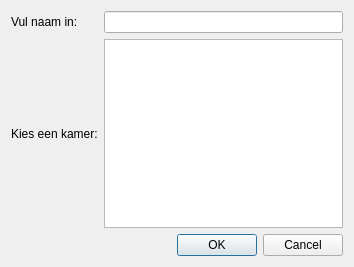
<?xml version="1.0" encoding="UTF-8"?>
<ui version="4.0">
 <class>NewMemberDialog</class>
 <widget class="QDialog" name="NewMemberDialog">
  <property name="geometry">
   <rect>
    <x>0</x>
    <y>0</y>
    <width>354</width>
    <height>267</height>
   </rect>
  </property>
  <property name="windowTitle">
   <string>Nieuw huisgenoot</string>
  </property>
  <layout class="QGridLayout" name="gridLayout">
   <item row="0" column="0">
    <widget class="QLabel" name="label">
     <property name="text">
      <string>Vul naam in:</string>
     </property>
    </widget>
   </item>
   <item row="2" column="1">
    <widget class="QDialogButtonBox" name="buttonBox">
     <property name="orientation">
      <enum>Qt::Horizontal</enum>
     </property>
     <property name="standardButtons">
      <set>QDialogButtonBox::Cancel|QDialogButtonBox::Ok</set>
     </property>
    </widget>
   </item>
   <item row="0" column="1">
    <widget class="QLineEdit" name="tName"/>
   </item>
   <item row="1" column="0">
    <widget class="QLabel" name="label_2">
     <property name="text">
      <string>Kies een kamer:</string>
     </property>
    </widget>
   </item>
   <item row="1" column="1">
    <widget class="QListWidget" name="lRooms">
     <property name="font">
      <font>
       <pointsize>16</pointsize>
      </font>
     </property>
    </widget>
   </item>
  </layout>
 </widget>
 <resources/>
 <connections/>
</ui>
